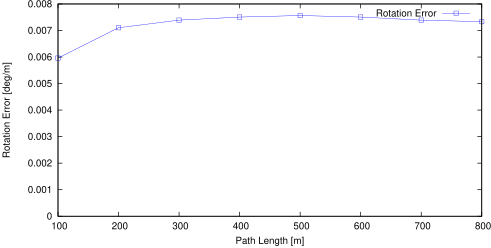

Generate this figure with gnuplot:
set term postscript eps enhanced color
set output "02_rl.eps"
set size ratio 0.5
set yrange [0:*]
set xlabel "Path Length [m]"
set ylabel "Rotation Error [deg/m]"
plot "02_rl.txt" using 1:($2*57.3) title 'Rotation Error' lc rgb "#0000FF" pt 4 w linespoints
